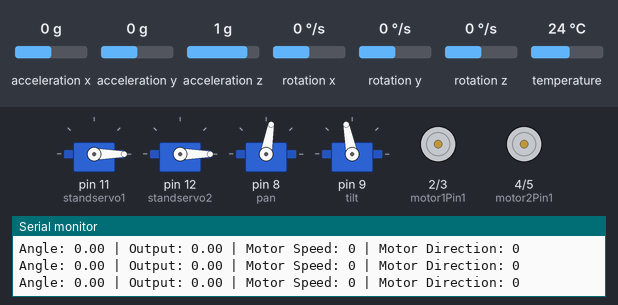
The sketch below on a simulated Arduino Leonardo, built with avr-gcc and run on an emulated ATmega32U4. Parts: 4 × servo, motor-driver pin pairs drawn as motors (green arrow = first pin HIGH = forward, orange = second pin HIGH = backward, longer = more drive), the last lines printed to the serial monitor. The inputs (shaded band) are chosen by the test bench; at power-on: acceleration y 0 g, acceleration x 0 g, acceleration z 1 g, rotation x 0 °/s, rotation y 0 °/s, rotation z 0 °/s, temperature 24 °C.

Above: at 1.3 s.
1.4 s: acceleration y set to 0.3 g
At 2.0 s:
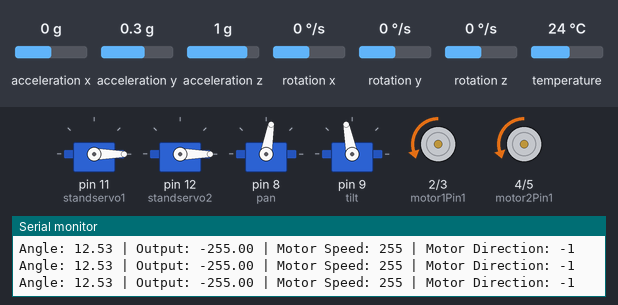
2.9 s: acceleration y set to -1.4 g
At 4.0 s:
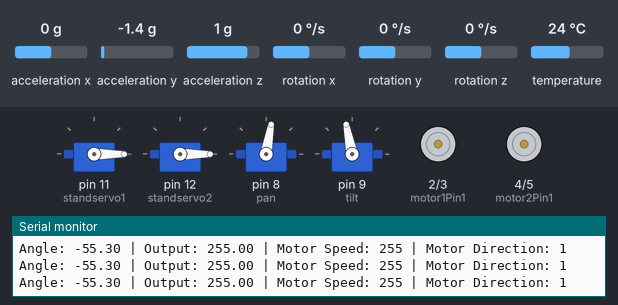
Timing chart, 0 to 5.9 s (numbered marks = the images above; inputs shaded):
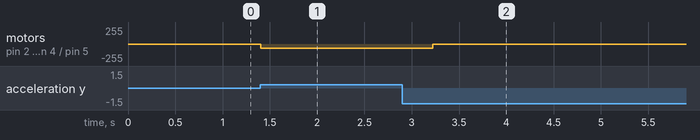

Measured:
- the behaviour switches between 0.1 and 0.2 g on acceleration y (found by bisection; images 0 and 1)
- after the input at 1.4 s, motor on pin 2 (motor1Pin1) / pin 3 (motor1Pin2), motor on pin 4 (motor2Pin1) / pin 5 (motor2Pin2): stopped → backward 60/255 at once
- after the input at 2.9 s, motor on pin 2 (motor1Pin1) / pin 3 (motor1Pin2), motor on pin 4 (motor2Pin1) / pin 5 (motor2Pin2): backward 60/255 → stopped after 0.32 s

The sketch:

PID_control_stand.ino
```cpp
#include <Wire.h>
#include <Adafruit_MPU6050.h>
#include <Adafruit_Sensor.h>
#include <Servo.h>

Adafruit_MPU6050 mpu;
Servo standservo1;
Servo standservo2;
Servo pan;
Servo tilt;

int motor1Pin1 = 2;
int motor1Pin2 = 3;
int motor2Pin1 = 4;
int motor2Pin2 = 5;
int motorDirection = 0;
double setpoint = 0;
double Kp = 10.532;
double Ki = 18.338;
double Kd = 1.077;

double error, lastError = 0;
double P, I, D;
double output;

// MPU6050 offsets
int accelXOffset = 0;
int accelYOffset = 0;
int accelZOffset = 0;
int gyroXOffset = 0;
int gyroYOffset = 0;
int gyroZOffset = 0;

// Tolerance range for the error
double errorTolerance = 1.0;

void setup() {
  Serial.begin(115200);
  while (!Serial)
    delay(10); // will pause Zero, Leonardo, etc until serial console opens

  Serial.println("Adafruit MPU6050 test!");

  // Try to initialize!
  if (!mpu.begin()) {
    Serial.println("Failed to find MPU6050 chip");
    while (1) {
      delay(10);
    }
  }
  Serial.println("MPU6050 Found!");

  mpu.setAccelerometerRange(MPU6050_RANGE_8_G);
  Serial.print("Accelerometer range set to: ");
  switch (mpu.getAccelerometerRange()) {
    case MPU6050_RANGE_2_G:
      Serial.println("+-2G");
      break;
    case MPU6050_RANGE_4_G:
      Serial.println("+-4G");
      break;
    case MPU6050_RANGE_8_G:
      Serial.println("+-8G");
      break;
    case MPU6050_RANGE_16_G:
      Serial.println("+-16G");
      break;
  }
  mpu.setGyroRange(MPU6050_RANGE_500_DEG);
  Serial.print("Gyro range set to: ");
  switch (mpu.getGyroRange()) {
    case MPU6050_RANGE_250_DEG:
      Serial.println("+- 250 deg/s");
      break;
    case MPU6050_RANGE_500_DEG:
      Serial.println("+- 500 deg/s");
      break;
    case MPU6050_RANGE_1000_DEG:
      Serial.println("+- 1000 deg/s");
      break;
    case MPU6050_RANGE_2000_DEG:
      Serial.println("+- 2000 deg/s");
      break;
  }

  mpu.setFilterBandwidth(MPU6050_BAND_21_HZ);
  Serial.print("Filter bandwidth set to: ");
  switch (mpu.getFilterBandwidth()) {
    case MPU6050_BAND_260_HZ:
      Serial.println("260 Hz");
      break;
    case MPU6050_BAND_184_HZ:
      Serial.println("184 Hz");
      break;
    case MPU6050_BAND_94_HZ:
      Serial.println("94 Hz");
      break;
    case MPU6050_BAND_44_HZ:
      Serial.println("44 Hz");
      break;
    case MPU6050_BAND_21_HZ:
      Serial.println("21 Hz");
      break;
    case MPU6050_BAND_10_HZ:
      Serial.println("10 Hz");
      break;
    case MPU6050_BAND_5_HZ:
      Serial.println("5 Hz");
      break;
  }

  Serial.println("");
  delay(100);
  standservo1.attach(11);
  standservo2.attach(12);
  pan.attach(8);
  tilt.attach(9);

  // Calibrate MPU6050 offsets

  pinMode(motor1Pin1, OUTPUT);
  pinMode(motor1Pin2, OUTPUT);
  pinMode(motor2Pin1, OUTPUT);
  pinMode(motor2Pin2, OUTPUT);
}

void loop() {
  sensors_event_t a, g, temp;
  mpu.getEvent(&a, &g, &temp);

  // Apply offsets to accelerometer and gyroscope readings
  int accelX = a.acceleration.x - accelXOffset;
  int accelY = a.acceleration.y - accelYOffset;
  int accelZ = a.acceleration.z - accelZOffset;
  int gyroX = g.gyro.x - gyroXOffset;
  int gyroY = g.gyro.y - gyroYOffset;
  int gyroZ = g.gyro.z - gyroZOffset;

  double angle = atan2(accelY, accelZ) * 180 / PI;
  double gyroAngle = angle + (gyroX / 131.0) * 0.98;

  error = setpoint - gyroAngle;
  P = Kp * error;
  I += Ki * error;
  D = Kd * (error - lastError);
  output = P + I + D;
  lastError = error;

  standservo1.write(0);
  standservo2.write(0);
  pan.write(80);
  tilt.write(101);

  // Check if the error is within the tolerance range
  if (fabs(error) < errorTolerance) {
    output = 0.0;  // Set the output to zero
    I = 0.0;      // Reset the integral term
  }

  if (output > 255.00) {
    output = 255.00;
  } else if (output < -255.00) {
    output = -255.00;
  }
  int motorSpeed = abs(output);  // Map the absolute output to the motor speed range

  if (output < 0.00) {
    motorDirection = -1;
  } else if(output==0){
    motorDirection = 0;
  }
  else{
    motorDirection = 1;
  }

  if (motorDirection == 1) {
    analogWrite(motor1Pin1, 60);
    analogWrite(motor1Pin2, 0);
    analogWrite(motor2Pin1, 60);
    analogWrite(motor2Pin2, 0);
  } else if (motorDirection == -1) {
    analogWrite(motor1Pin1, 0);
    analogWrite(motor1Pin2, 60);
    analogWrite(motor2Pin1, 0);
    analogWrite(motor2Pin2, 60);
  }
  else{
    analogWrite(motor1Pin1, 0);
    analogWrite(motor1Pin2, 0);
    analogWrite(motor2Pin1, 0);
    analogWrite(motor2Pin2, 0);
  }
  /*
  if(abs(gyroAngle)>8){
      standservo1.write(0);
      standservo2.write(0);
  }
  else if(abs(gyroAngle)<8){
      standservo1.write(90);
      standservo2.write(90);
  }
  */

  Serial.print("Angle: ");
  Serial.print(gyroAngle);
  Serial.print(" | Output: ");
  Serial.print(output);
  Serial.print(" | Motor Speed: ");
  Serial.print(motorSpeed);
  Serial.print(" | Motor Direction: ");
  Serial.println(motorDirection);
  delay(20);  // Adjust delay as needed
}
```
